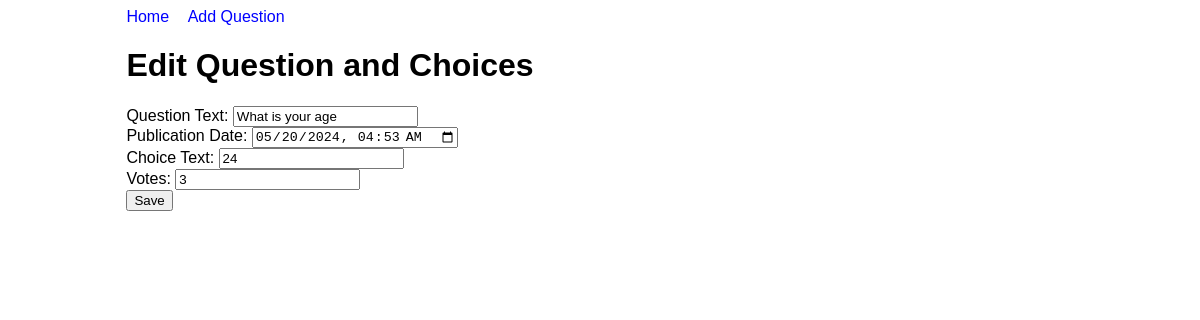
The app's page /update/2/ with its own data.
### base/models.py (models this page shows, shortened)
class Question(models.Model):
    question_text = models.CharField(max_length=200)
    pub_date = models.DateTimeField("date published")

class Choice(models.Model):
    question = models.ForeignKey(Question, on_delete=models.CASCADE)
    choice_text = models.CharField(max_length=200)
    votes = models.IntegerField(default=0)

### base/views.py (the view, shortened to what this page needs)
# urls.py: path('update/<int:question_id>/', views.update, name='update'),
def update(request, question_id):
    question =Question.objects.get(id=question_id)
    choices = Choice.objects.filter(question=question)
    context = {
        'question': question,
        'choices': choices,
    }
    return render(request, 'update.html', context)

### templates/update.html (shortened to what this page needs)
{% extends "base_generic.html" %}
{% block content %}
  <h1>Edit Question and Choices</h1>
  <form method="post">
    <label for="question_text">Question Text:</label>
    <input type="text" name="question_text" value="{{ question.question_text }}"><br>
    <label for="pub_date">Publication Date:</label>
    <input type="datetime-local" name="pub_date" value="{{ question.pub_date|date:"Y-m-d\TH:i" }}"><br>
    {% for choice in choices %}
      <label for="choice_text">Choice Text:</label>
      <input type="text" name="choice_text" value="{{ choice.choice_text }}"><br>
      <label for="votes">Votes:</label>
      <input type="number" name="votes" value="{{ choice.votes }}"><br>
    {% endfor %}
    <button type="submit">Save</button>
  </form>
{% endblock %}

### templates/base_generic.html (style rules this page uses)
body { font-family: Arial, sans-serif; }

### records on screen
Question: question_text "What is your age", pub_date "05/20/2024 04:53"
Choice: choice_text "24", votes "3"
